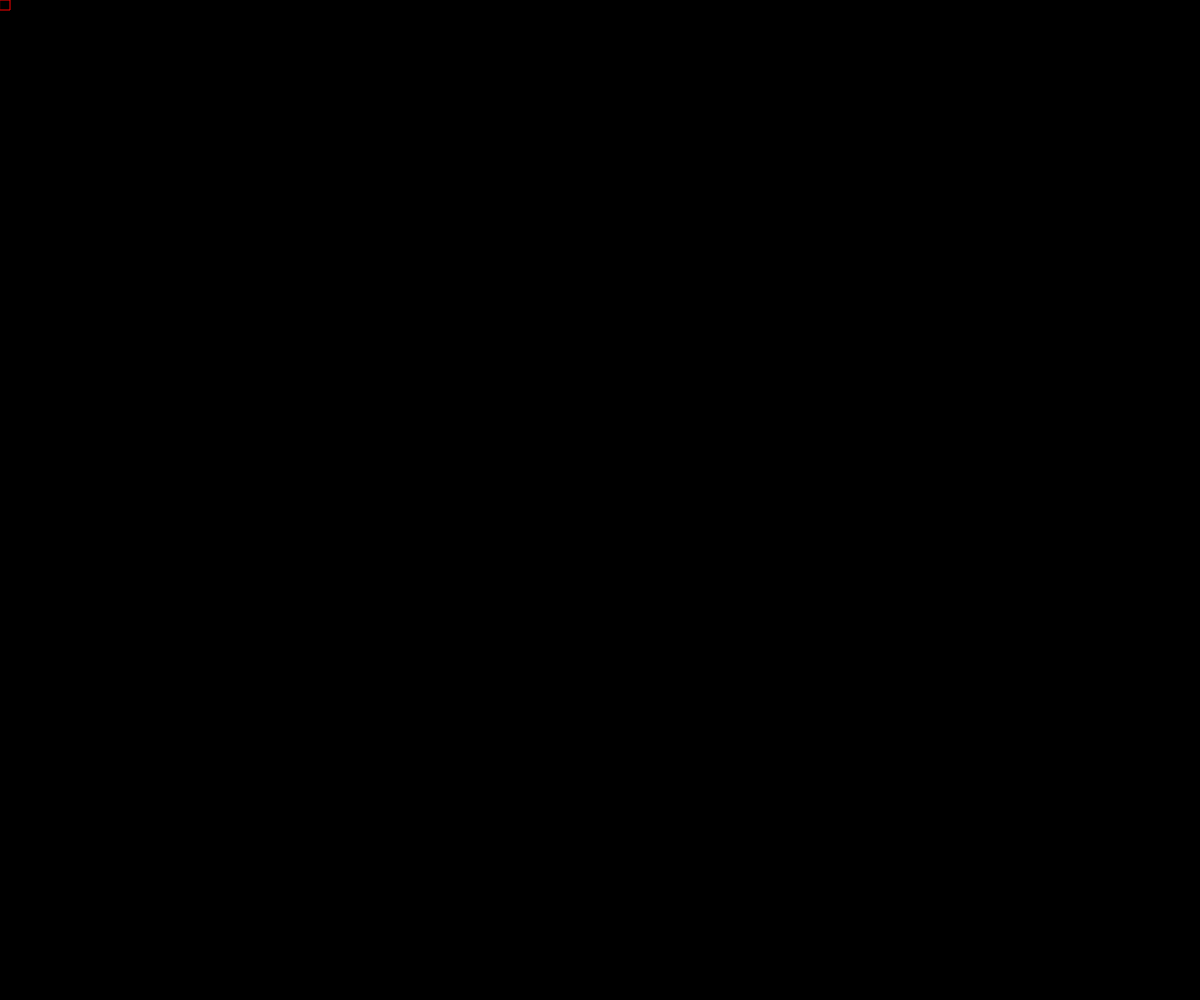
Frame 1 (no input)
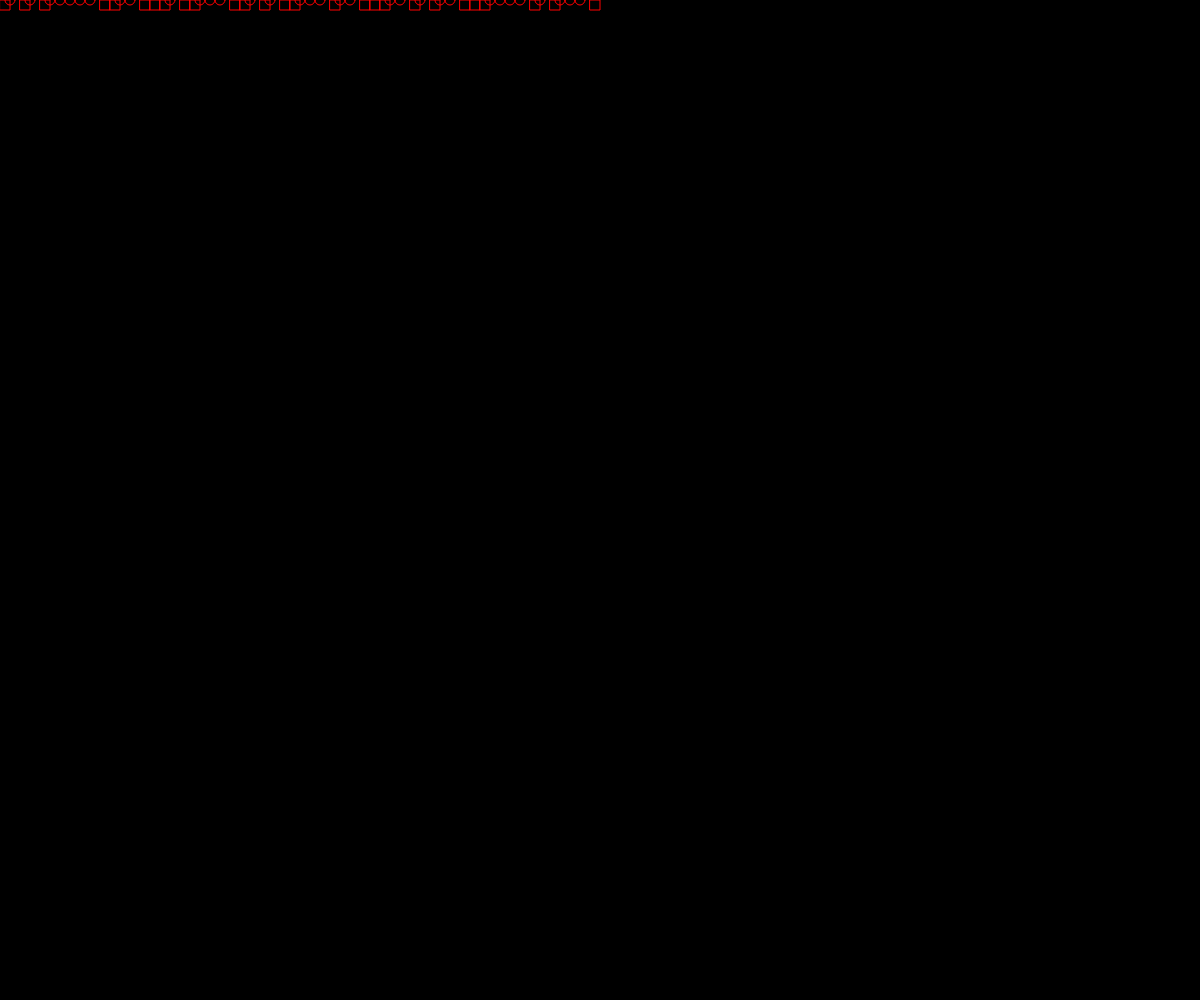
Frame 60 (no input)
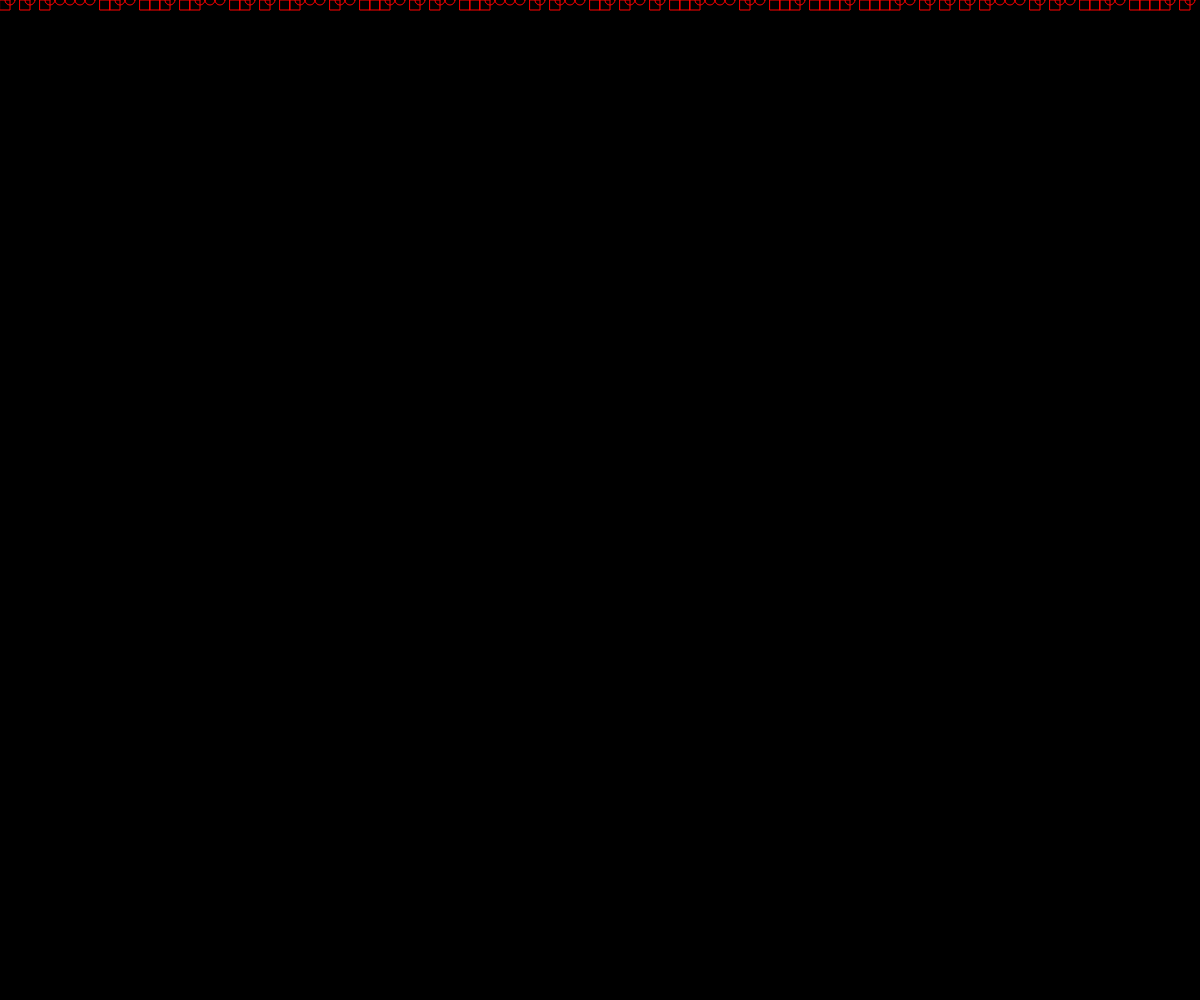
Frame 120 (the mouse pressed at the canvas centre since frame 60)

The p5.js sketch that drew these frames (run headless with seeded random() and noise() and a simulated clock; from frame 60 on, the mouse is pressed at the canvas centre):

// p5.js sketch
// ── sketch.js
let x = 0;
let y = 0;
let spacing = 10;
let col = 0;
let inc = 5;

function setup() {
    createCanvas (windowWidth, windowHeight);
    background(0);
    colorMode(HSB);
    noFill();
    ellipseMode(CENTER);
}

function draw() {
    //choose which type of ellipse to draw
    stroke(col, 255, 255);
    if (random(1) < 0.50) {
        ellipse(x, y, spacing, spacing);    
    } else {
        rect(x, y, spacing, spacing);
    }
    
    //move into position to draw the next circle
    x = x + spacing;
    
    if (x >= width) {
        x = 0;
        y = y + spacing;
        col = col + inc;
        if (col > 255 || col < 0) {
            inc = inc*-1;
        }
    }
    //if the screen is filled, reset the position and fade the canvas
    if (y >= height) {
        background(0);
        x = 0;
        y = 0;
    }
    
    
}
